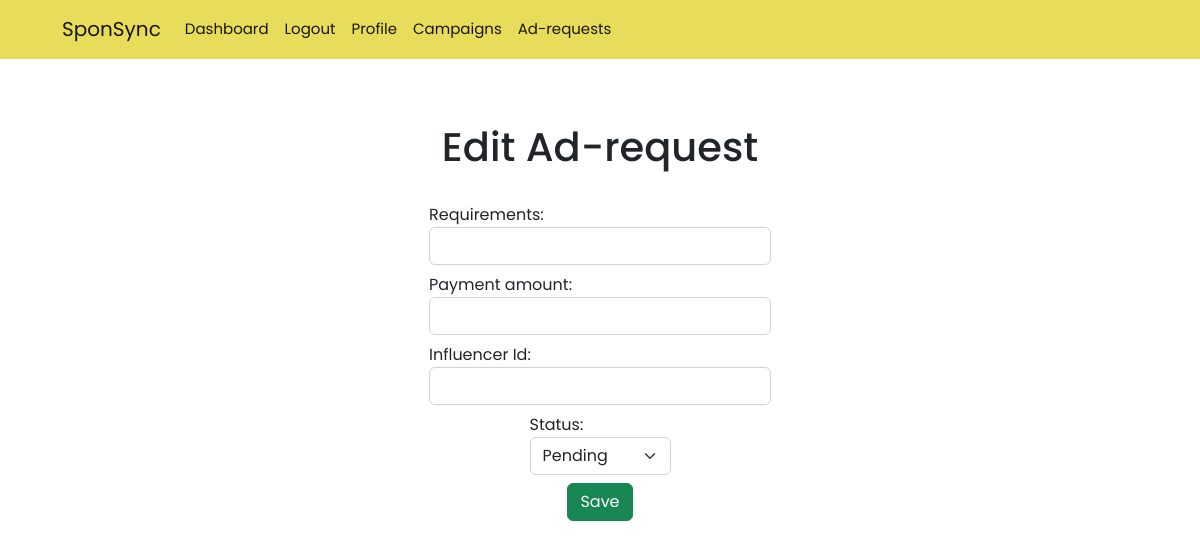
/request/2/edit (signed in), run on an earlier commit of the app's database.
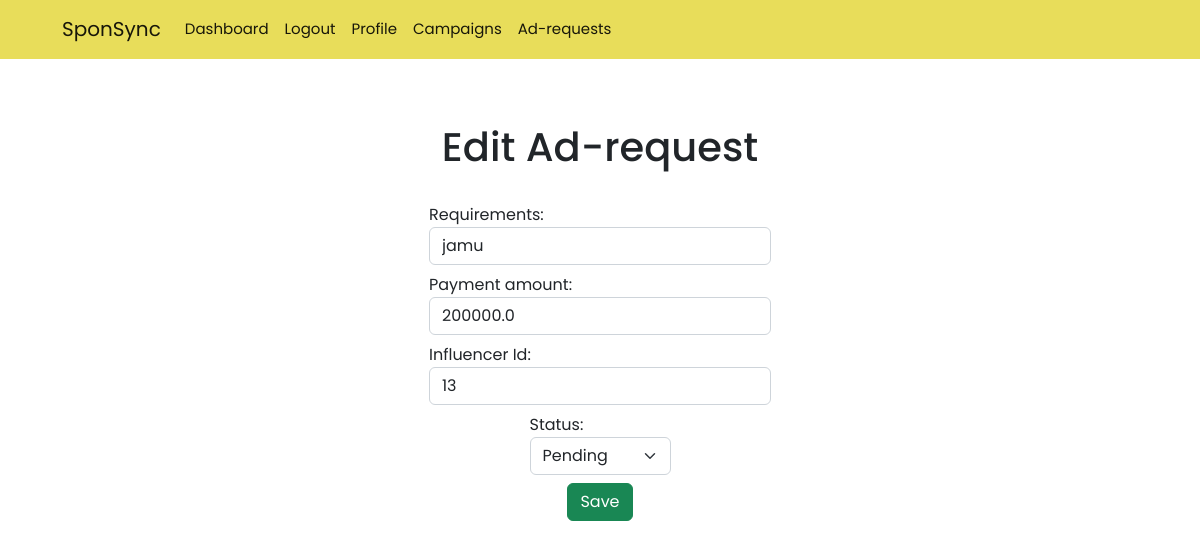
And on a later commit of the database.
### models.py (models this page shows)
class AdRequest(db.Model):
    id = db.Column(db.Integer,primary_key=True)
    campaign_id = db.Column(db.Integer,db.ForeignKey("campaign.id"))
    influencer_id = db.Column(db.Integer,db.ForeignKey("influencer.id"),nullable=True)
    status = db.Column(db.String(10),nullable=False,default="generated")
    payment = db.Column(db.Float,nullable=False)
    requirements = db.Column(db.String(100),nullable=False)

### routes.py (the view, shortened to what this page needs)
@app.route('/request/<int:id>/edit',methods=['GET','POST'])
@auth_required
def edit_request(id):
    user = User.query.get(session['user_id'])
    adrequest = AdRequest.query.get(id)
    return render_template('request/edit.html',user=user,ad=adrequest)

### routes.py (called while the page is built)
def auth_required(func):
    @wraps(func)
    def inner(*args , **kwargs):
        if 'user_id' not in session:
            flash('You need to login first.')
            return redirect(url_for('login'))
        return func(*args,**kwargs)
    return inner

### templates/request/edit.html (shortened to what this page needs)
{% extends 'layout.html' %}
{% block content %}
<h1>Edit Ad-request</h1>
<form method="post">
    <label for="requirements" class="form-label">Requirements:
        <input type="text" name="requirements" id="requirements" class="form-control" value="{{ad.requirements}}" required>
    </label>
    <label for="payment" class="form-label">Payment amount:
        <input type="number" name="payment" id="payment" class="form-control"  value="{{ad.payment}}" required>
    </label>
    <label for="influencer_id" class="form-label">Influencer Id:
        <input type="number" name="influencer_id" id="influencer_id" class="form-control" value="{{ad.influencer_id}}">
    </label>
    <label for="status" class="form-label">Status:
        <select name="status" id="status" class="form-select" required>
            <option value="pending">Pending</option>
        </select>
    </label>
    <input type="submit" value="Save" class="btn btn-success">
</form>
{% endblock %}

What changed in the data, as far as the page shows it:
added AdRequest: requirements "jamu", payment "200000.0", influencer_id "13"
